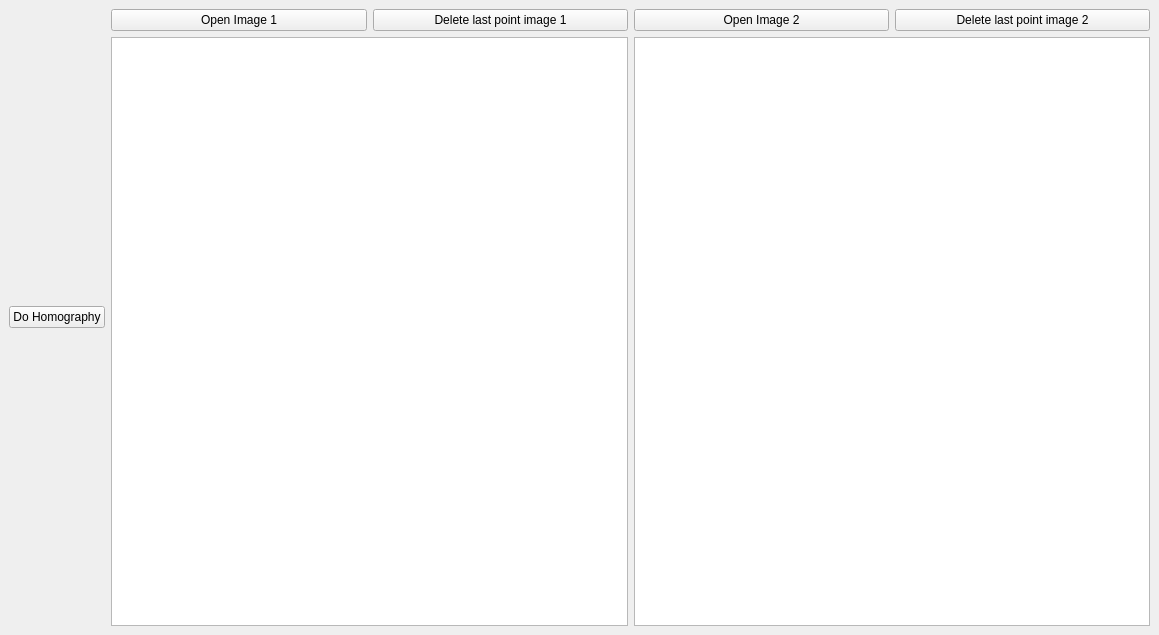
<?xml version="1.0" encoding="UTF-8"?>
<ui version="4.0">
 <class>MainWindow</class>
 <widget class="QMainWindow" name="MainWindow">
  <property name="geometry">
   <rect>
    <x>0</x>
    <y>0</y>
    <width>1159</width>
    <height>635</height>
   </rect>
  </property>
  <property name="windowTitle">
   <string>Huawei Traffic Analytics</string>
  </property>
  <property name="tabShape">
   <enum>QTabWidget::Rounded</enum>
  </property>
  <widget class="QWidget" name="centralwidget">
   <layout class="QGridLayout" name="gridLayout">
    <item row="0" column="0">
     <layout class="QHBoxLayout" name="horizontalLayout_4">
      <item>
       <widget class="QPushButton" name="pushButton_DoHomography">
        <property name="text">
         <string>Do Homography</string>
        </property>
       </widget>
      </item>
      <item>
       <layout class="QVBoxLayout" name="verticalLayout_2">
        <item>
         <layout class="QHBoxLayout" name="horizontalLayout_2">
          <item>
           <widget class="QPushButton" name="pushButton_OpenImage1">
            <property name="text">
             <string>Open Image 1</string>
            </property>
           </widget>
          </item>
          <item>
           <widget class="QPushButton" name="pushButton_DeleteLastPoint1">
            <property name="text">
             <string>Delete last point image 1</string>
            </property>
           </widget>
          </item>
         </layout>
        </item>
        <item>
         <widget class="QtImageViewer" name="graphicsView_Image1"/>
        </item>
       </layout>
      </item>
      <item>
       <layout class="QVBoxLayout" name="verticalLayout_3">
        <item>
         <layout class="QHBoxLayout" name="horizontalLayout_3">
          <item>
           <widget class="QPushButton" name="pushButton_OpenImage2">
            <property name="text">
             <string>Open Image 2</string>
            </property>
           </widget>
          </item>
          <item>
           <widget class="QPushButton" name="pushButton_DeleteLastPoint2">
            <property name="text">
             <string>Delete last point image 2</string>
            </property>
           </widget>
          </item>
         </layout>
        </item>
        <item>
         <widget class="QtImageViewer" name="graphicsView_Image2"/>
        </item>
       </layout>
      </item>
     </layout>
    </item>
   </layout>
  </widget>
 </widget>
 <customwidgets>
  <customwidget>
   <class>QtImageViewer</class>
   <extends>QGraphicsView</extends>
   <header>QtImageViewer</header>
  </customwidget>
 </customwidgets>
 <resources/>
 <connections/>
</ui>
